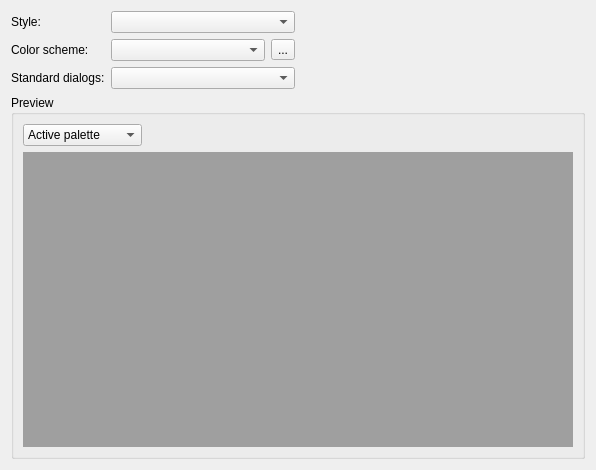
<?xml version="1.0" encoding="UTF-8"?>
<ui version="4.0">
 <class>AppearancePage</class>
 <widget class="QWidget" name="AppearancePage">
  <property name="geometry">
   <rect>
    <x>0</x>
    <y>0</y>
    <width>596</width>
    <height>470</height>
   </rect>
  </property>
  <property name="windowTitle">
   <string notr="true">Form</string>
  </property>
  <layout class="QGridLayout" name="gridLayout_2">
   <item row="0" column="0">
    <layout class="QFormLayout" name="formLayout">
     <item row="0" column="0">
      <widget class="QLabel" name="label">
       <property name="text">
        <string>Style:</string>
       </property>
      </widget>
     </item>
     <item row="0" column="1">
      <widget class="QComboBox" name="styleComboBox">
       <property name="sizePolicy">
        <sizepolicy hsizetype="Expanding" vsizetype="Fixed">
         <horstretch>0</horstretch>
         <verstretch>0</verstretch>
        </sizepolicy>
       </property>
      </widget>
     </item>
     <item row="1" column="0">
      <widget class="QLabel" name="colorScheeLabel">
       <property name="enabled">
        <bool>true</bool>
       </property>
       <property name="text">
        <string>Color scheme:</string>
       </property>
      </widget>
     </item>
     <item row="1" column="1">
      <layout class="QHBoxLayout" name="horizontalLayout">
       <item>
        <widget class="QComboBox" name="colorSchemeComboBox">
         <property name="enabled">
          <bool>true</bool>
         </property>
         <property name="minimumSize">
          <size>
           <width>150</width>
           <height>0</height>
          </size>
         </property>
         <property name="focusPolicy">
          <enum>Qt::TabFocus</enum>
         </property>
        </widget>
       </item>
       <item>
        <widget class="QToolButton" name="colorSchemeButton">
         <property name="text">
          <string notr="true">...</string>
         </property>
         <property name="popupMode">
          <enum>QToolButton::InstantPopup</enum>
         </property>
         <property name="arrowType">
          <enum>Qt::NoArrow</enum>
         </property>
        </widget>
       </item>
      </layout>
     </item>
     <item row="2" column="0">
      <widget class="QLabel" name="dialogLabel">
       <property name="text">
        <string>Standard dialogs:</string>
       </property>
      </widget>
     </item>
     <item row="2" column="1">
      <widget class="QComboBox" name="dialogComboBox"/>
     </item>
    </layout>
   </item>
   <item row="0" column="1">
    <spacer name="horizontalSpacer">
     <property name="orientation">
      <enum>Qt::Horizontal</enum>
     </property>
     <property name="sizeHint" stdset="0">
      <size>
       <width>253</width>
       <height>20</height>
      </size>
     </property>
    </spacer>
   </item>
   <item row="1" column="0" colspan="2">
    <widget class="QGroupBox" name="groupBox">
     <property name="title">
      <string>Preview</string>
     </property>
     <layout class="QGridLayout" name="gridLayout">
      <item row="0" column="0">
       <widget class="QComboBox" name="paletteComboBox">
        <property name="focusPolicy">
         <enum>Qt::TabFocus</enum>
        </property>
        <item>
         <property name="text">
          <string>Active palette</string>
         </property>
        </item>
        <item>
         <property name="text">
          <string>Inactive palette</string>
         </property>
        </item>
        <item>
         <property name="text">
          <string>Disabled palette</string>
         </property>
        </item>
       </widget>
      </item>
      <item row="0" column="1">
       <spacer name="horizontalSpacer_2">
        <property name="orientation">
         <enum>Qt::Horizontal</enum>
        </property>
        <property name="sizeHint" stdset="0">
         <size>
          <width>82</width>
          <height>20</height>
         </size>
        </property>
       </spacer>
      </item>
      <item row="1" column="0" colspan="2">
       <widget class="QMdiArea" name="mdiArea">
        <property name="activationOrder">
         <enum>QMdiArea::ActivationHistoryOrder</enum>
        </property>
        <property name="tabsMovable">
         <bool>false</bool>
        </property>
       </widget>
      </item>
     </layout>
    </widget>
   </item>
  </layout>
 </widget>
 <tabstops>
  <tabstop>paletteComboBox</tabstop>
 </tabstops>
 <resources/>
 <connections/>
</ui>
